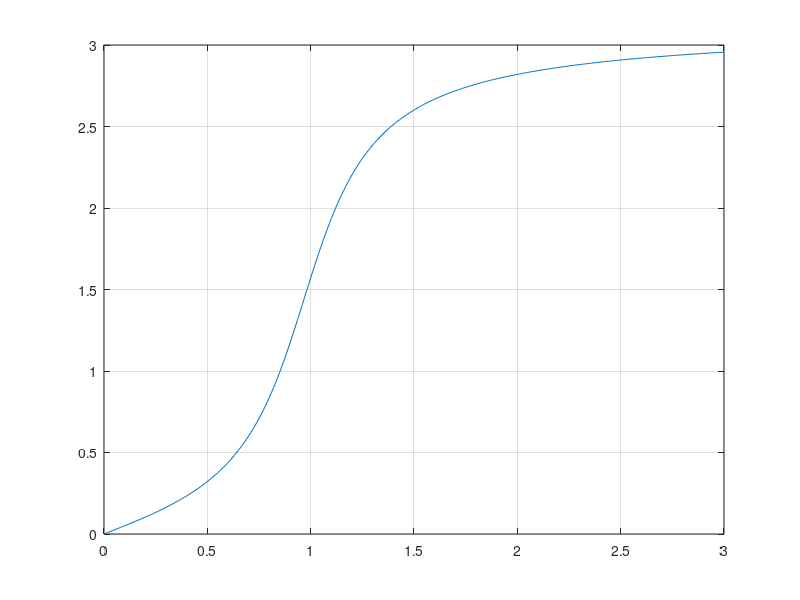

This chart was generated by the following MATLAB code:
function harm_phase

w0=1;
m=1;
c=(1/2)*m*w0;
gamma=c/2/m;
figure(1);%clf;
i=0;
for w=0:0.01:3
i=i+1;
phase(i)=atan(2.*gamma.*w./(w0.^2-w.^2));
if phase(i)<0
    phase(i)=phase(i)+pi;
end
W(i)=w;
end
plot(W,phase);
grid on;
hold on;